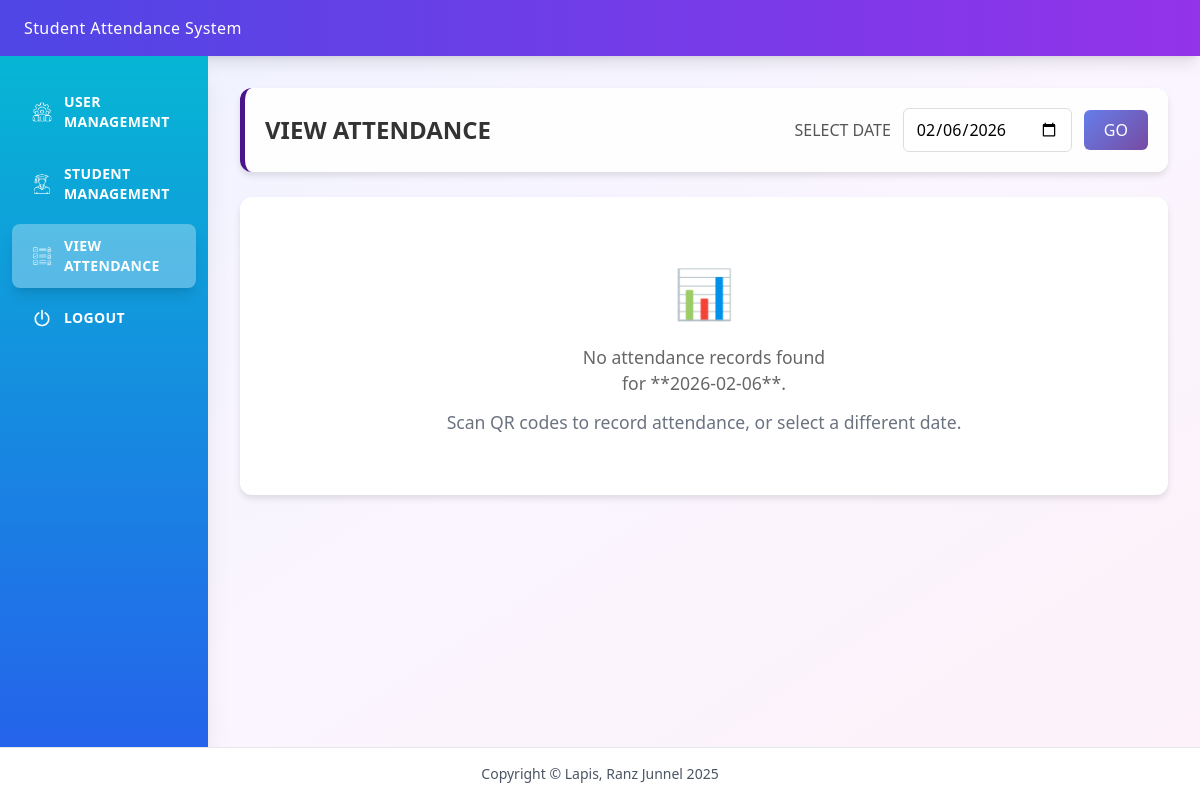
The page /view-attendance (signed in) on the database as committed earlier.
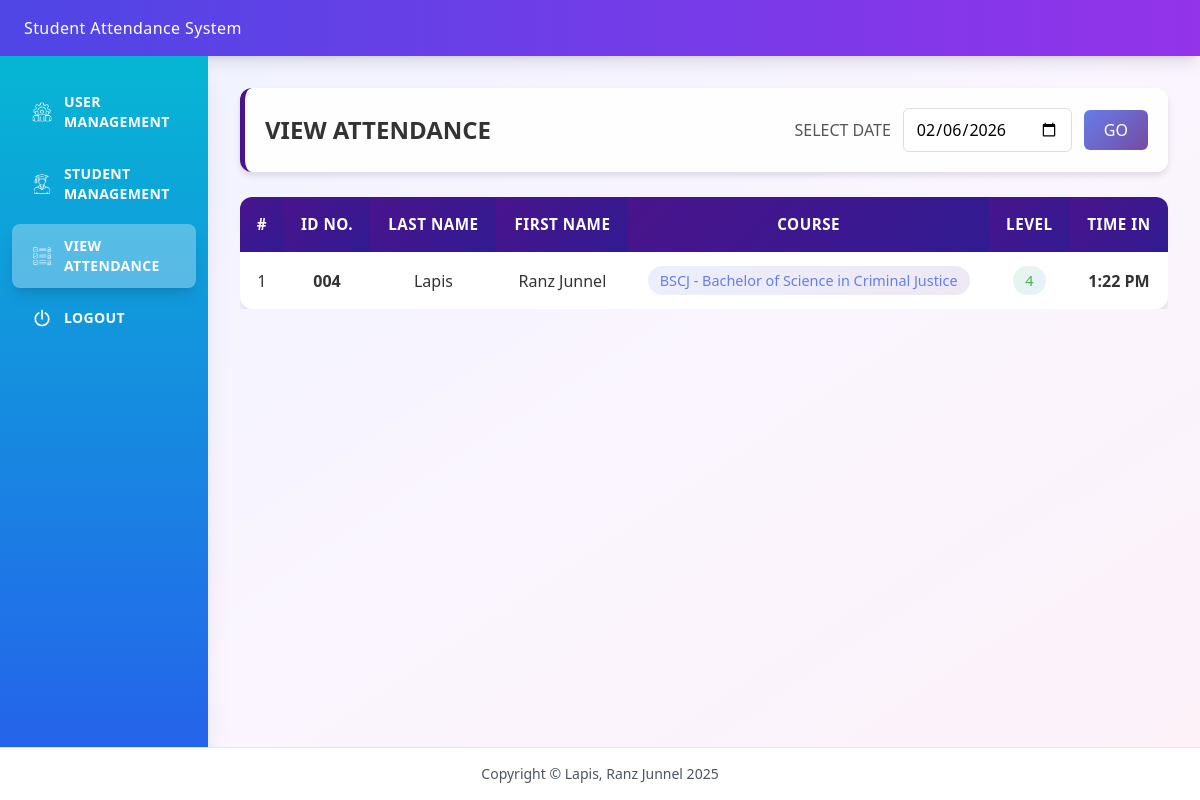
The same page on the database as committed later.
### tables this page shows
CREATE TABLE attendance (
            id INTEGER PRIMARY KEY AUTOINCREMENT,
            idno VARCHAR(10) NOT NULL,
            date DATE NOT NULL,
            time_in TIME NOT NULL,
            created_at TIMESTAMP DEFAULT CURRENT_TIMESTAMP,
            FOREIGN KEY (idno) REFERENCES students(idno)
        );

### app.py (the view)
@app.route("/view-attendance")
def view_attendance():
    if 'user_id' not in session:
        return redirect(url_for('login'))
    selected_date = request.args.get('date')
    if selected_date:
        try:
            parsed_date = datetime.strptime(selected_date, "%Y-%m-%d")
            selected_date = parsed_date.strftime("%Y-%m-%d")
        except ValueError:
            selected_date = datetime.now().strftime("%Y-%m-%d")
    else:
        selected_date = datetime.now().strftime("%Y-%m-%d")
    records = rows_to_dicts(get_attendance_by_date(selected_date))
    for record in records:
        time_24h = record.get('time_in')
        if time_24h:
            try:
                time_to_parse = time_24h.split('.')[0]
                time_obj = datetime.strptime(time_to_parse, "%H:%M:%S")
                time_12h = time_obj.strftime("%I:%M %p").lstrip('0')
                record['time_in'] = time_12h
            except ValueError:
                pass
    return render_template("view_attendance.html", records=records, selected_date=selected_date)

### app.py (called while the page is built)
def rows_to_dicts(rows):
    return [dict(row) for row in rows]

### dbhelper.py (called while the page is built)
def connect():
    base_path = os.path.dirname(os.path.abspath(__file__))
    db_path = os.path.join(base_path, "school.db")
    conn = sqlite3.connect(db_path)
    conn.row_factory = sqlite3.Row
    return conn

def get_attendance_by_date(date):
    conn = connect()
    cur = conn.cursor()
    cur.execute('''
        SELECT
            a.id,
            a.idno,
            COALESCE(s.lastname, 'N/A') as lastname,
            COALESCE(s.firstname, 'N/A') as firstname,
            COALESCE(s.course, 'N/A') as course,
            COALESCE(s.level, 'N/A') as level,
            a.date,
            a.time_in
        FROM attendance a
        LEFT JOIN students s ON a.idno = s.idno
        WHERE DATE(a.date) = ?
        ORDER BY a.time_in ASC
    ''', (date,))
    rows = cur.fetchall()
    conn.close()
    return rows

### templates/view_attendance.html (shortened to what this page needs)
{% extends 'base.html' %}
{% block content %}
<div class="animate-fadeIn">
    <div class="filter-section">
        <label>VIEW ATTENDANCE</label>
        <form method="GET" action="{{ url_for('view_attendance') }}" class="date-filter-form">
            <label>SELECT DATE</label>
            <input type="date" name="date" value="{{ selected_date }}" required>
            <button type="submit" class="btn-go">GO</button>
        </form>
    </div>
    <div class="card">
        {% if records %}
        <div class="overflow-x-auto">
            <table class="attendance-table">
                <thead>
                    <tr>
                        <th>#</th>
                        <th>ID NO.</th>
                        <th>LAST NAME</th>
                        <th>FIRST NAME</th>
                        <th>COURSE</th>
                        <th>LEVEL</th>
                        <th>TIME IN</th>
                    </tr>
                </thead>
                <tbody>
                    {% for record in records %}
                    <tr class="{% if record.lastname == 'N/A' %}text-red-500 bg-red-50{% endif %}">
                        <td>{{ loop.index }}</td>
                        <td><strong>{{ record.idno }}</strong></td>
                        <td>{{ record.lastname }}</td>
                        <td>{{ record.firstname }}</td>
                        <td><span class="course-badge">{{ record.course }}</span></td>
                        <td><span class="level-badge">{{ record.level }}</span></td>
                        <td><strong>{{ record.time_in }}</strong></td>
                    </tr>
                    {% endfor %}
                </tbody>
            </table>
        </div>
        {% else %}
        <div class="no-records">
            <div class="no-records-icon">📊</div>
            <h3>No attendance records found</h3>
            <p>for **{{ selected_date }}**.</p>
            <p class="mt-3 text-gray-500">Scan QR codes to record attendance, or select a different date.</p>
        </div>
        {% endif %}
    </div>
</div>
{% endblock %}

Rows that differ between the two databases and show on the page:
added attendance: idno "004", lastname "Lapis", firstname "Ranz Junnel", course "BSCJ - Bachelor of Science in Criminal Justice", level "4", time_in "1:22 PM"
Other text that changed with them:
{{ selected_date }}: "2026-02-06" → (not shown)
text no longer shown: "📊 No attendance records found for ** **. Scan QR codes to record attendance, or select a different date."
text now shown: "# ID NO. LAST NAME FIRST NAME COURSE LEVEL TIME IN"
